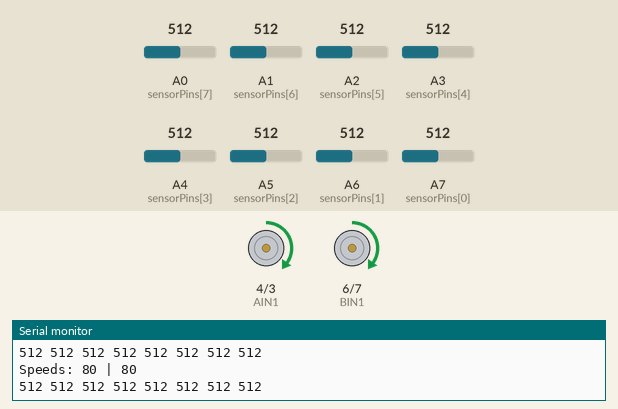
This sketch was run on a simulated Arduino Nano, built with avr-gcc and run on an emulated ATmega328P. Shown: motor-driver pin pairs drawn as motors (green arrow = first pin HIGH = forward, orange = second pin HIGH = backward, longer = more drive, scaled by the enable pin), the last lines printed to the serial monitor. Inputs (shaded band) come from the test bench; at power-on: A3 (sensorPins[4]) = 512, A0 (sensorPins[7]) = 512, A7 (sensorPins[0]) = 512, A1 (sensorPins[6]) = 512, A2 (sensorPins[5]) = 512, A4 (sensorPins[3]) = 512, A5 (sensorPins[2]) = 512, A6 (sensorPins[1]) = 512.

Above: at 4.2 s.
4.3 s: A3 (sensorPins[4]) set to 918
7.3 s: A3 (sensorPins[4]) set to 953
At 8.7 s:
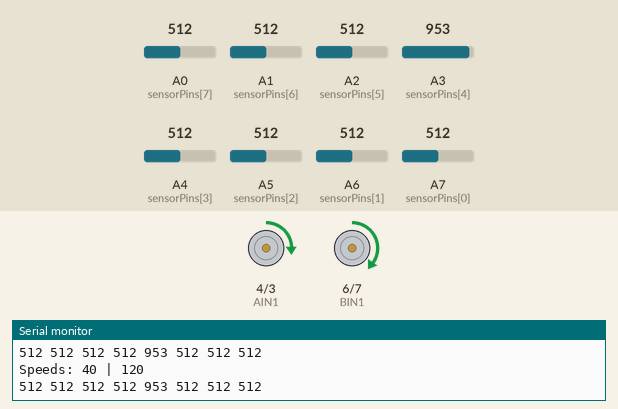
9.6 s: A0 (sensorPins[7]) set to 898
11.1 s: A0 (sensorPins[7]) set to 928
At 12.7 s:
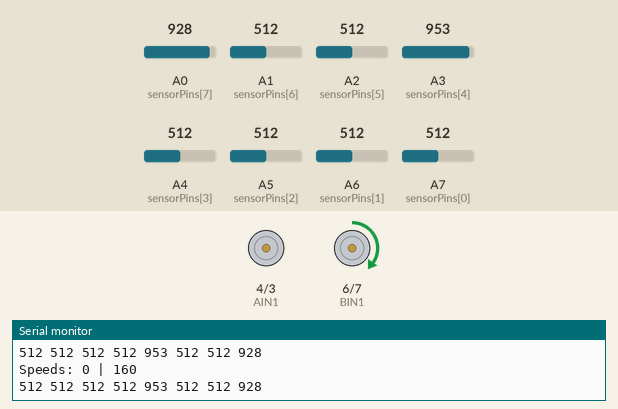
13.0 s: A7 (sensorPins[0]) set to 959
14.5 s: A7 (sensorPins[0]) set to 984
At 15.0 s:
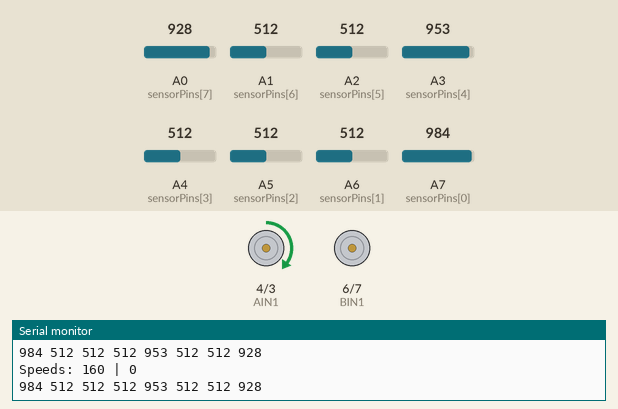
Timing chart, 0 to 17.5 s (numbered marks = the images above; inputs shaded):
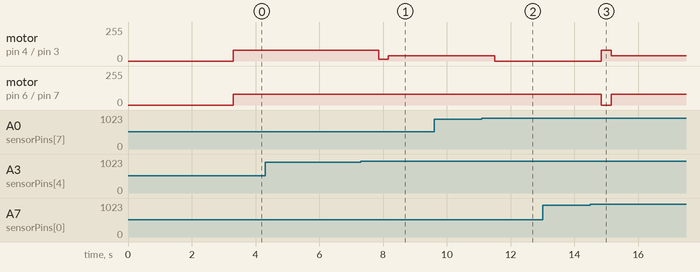

The sketch:

pid_exploration_new.ino
```cpp
#include <Arduino.h>

// Motor pins
#define AIN1 4
#define AIN2 3
#define BIN1 6
#define BIN2 7
#define PWMA 9
#define PWMB 10

const int numSensors = 8;
int sensorPins[numSensors] = {A7, A6, A5, A4, A3, A2, A1, A0};

bool isBlackLine = 0;
float threshold[numSensors] = {974, 957, 950, 945, 934, 925, 909, 915};
int weight[numSensors] = {-8, -4, -2, -1, 1, 2, 4, 8};

float Kp = 40.0;
float Ki = 0.0;
float Kd = 25.0;

float integral = 0;
float previousError = 0;

void setMotor(int pin1, int pin2, int pwm, int speed)
{
  speed = constrain(speed, -80, 80);
  if (speed > 0)
  {
    digitalWrite(pin1, HIGH);
    digitalWrite(pin2, LOW);
    analogWrite(pwm, speed);
  }
  else if (speed < 0)
  {
    digitalWrite(pin1, LOW);
    digitalWrite(pin2, HIGH);
    analogWrite(pwm, -speed);
  }
  else
  {
    digitalWrite(pin1, LOW);
    digitalWrite(pin2, LOW);
    analogWrite(pwm, 0);
  }
}

void motor1run(int speed) { setMotor(AIN1, AIN2, PWMA, speed); }
void motor2run(int speed) { setMotor(BIN1, BIN2, PWMB, speed); }

void setup()
{
  Serial.begin(9600);
  for (int i = 0; i < numSensors; i++)
    pinMode(sensorPins[i], INPUT);
  pinMode(AIN1, OUTPUT);
  pinMode(AIN2, OUTPUT);
  pinMode(BIN1, OUTPUT);
  pinMode(BIN2, OUTPUT);
  pinMode(PWMA, OUTPUT);
  pinMode(PWMB, OUTPUT);
  delay(3000);
}

bool choice[3];

void loop()
{
  choice[0] = false;
  choice[1] = false;
  choice[2] = false;
  int sensor[numSensors];
  float error = 0.0;
  int activeCount = 0;
  bool found = false;

  // Read all sensors
  for (int i = 0; i < numSensors; i++)
  {
    int val = analogRead(sensorPins[i]);
    sensor[i] = (isBlackLine) ? (val > threshold[i]) : (val <= threshold[i]);
    Serial.print(val);
    Serial.print(" ");
    if (sensor[i])
      activeCount++;
    error += sensor[i] * weight[i];
  }
  Serial.println();

  if (activeCount == 0)
  {
    motor1run(0);
    motor2run(-0); // slow spin search
    delay(20);
    return;
  }

  choice[0] = (sensor[0] || sensor[1] || sensor[2]);
  choice[1] = (sensor[2] || sensor[3] || sensor[4] || sensor[5]);
  choice[2] = (sensor[5] || sensor[6] || sensor[7]);

  if (choice[0] || choice[1])
  {
    delay(300);

    for (int i = 0; i < numSensors; i++)
    {
      int val = analogRead(sensorPins[i]);
      sensor[i] = isBlackLine ? (val > threshold[i]) : (val <= threshold[i]);
    }

    choice[1] = (sensor[2] || sensor[3] || sensor[4] || sensor[5]);
  }

  // for (int i = 0; i < numSensors; i++)
  // {
  //   Serial.print(sensor[i]);
  //   Serial.print(' ');
  // }

  // Serial.print('|');

  // for (int i = 0; i < 3; i++)
  // {
  //   Serial.print(choice[i]);
  //   Serial.print(' ');
  // }
  // Serial.println();

  if (choice[0] && false)
  {
    unsigned long start = millis();
    while (millis() - start < 800)
    { // 800 ms timeout
      motor1run(-80);
      motor2run(80);

      int midLeft = analogRead(sensorPins[3]);
      int midRight = analogRead(sensorPins[4]);

      bool onLine =
          isBlackLine ? (midLeft > threshold[3] || midRight > threshold[4]) : (midLeft <= threshold[3] || midRight <= threshold[4]);

      if (onLine)
        break;
    }

    // fallback
    motor1run(60);

    motor2run(60);
    // delay(40);
  }

  else if (choice[2] && false)
  {
    unsigned long start = millis();
    while (millis() - start < 800)
    { // 800 ms timeout
      motor1run(80);
      motor2run(-80);

      int midLeft = analogRead(sensorPins[3]);
      int midRight = analogRead(sensorPins[4]);

      bool onLine =
          isBlackLine ? (midLeft > threshold[3] || midRight > threshold[4]) : (midLeft <= threshold[3] || midRight <= threshold[4]);

      if (onLine)
        break;
    }

    // fallback
    motor1run(60);
    motor2run(60);
    // delay(40);
  }

  integral += error;
  integral = constrain(integral, -50, 50);
  float derivative = error - previousError;
  previousError = error;

  float correction = (Kp * error) + (Ki * integral) + (Kd * derivative);
  correction = constrain(correction, -80, 80);

  int baseSpeed = 80;
  int leftSpeed = constrain(baseSpeed + correction, 0, 255);
  int rightSpeed = constrain(baseSpeed - correction, 0, 255);

  motor1run(leftSpeed);
  motor2run(rightSpeed);
  Serial.print("Speeds: ");
  Serial.print(leftSpeed);
  Serial.print(" | ");
  Serial.print(rightSpeed);
  Serial.println();
}
```

Measured:
- the behaviour switches between 934 and 935 on A3 (sensorPins[4]) (found by bisection; images 0 and 1)
- the behaviour switches between 915 and 916 on A0 (sensorPins[7]) (found by bisection; images 1 and 2)
- the behaviour switches between 974 and 975 on A7 (sensorPins[0]) (found by bisection; images 2 and 3)
- after the input at 7.3 s, motor on pin 4 (AIN1) / pin 3 (AIN2): forward 80/255 → forward 15/255 after 0.56 s, → forward 40/255 0.30 s later
- after the input at 11.1 s, motor on pin 4 (AIN1) / pin 3 (AIN2): forward 40/255 → stopped after 0.41 s
- after the input at 14.5 s, motor on pin 4 (AIN1) / pin 3 (AIN2): stopped → forward 80/255 after 0.35 s, → forward 40/255 0.30 s later; motor on pin 6 (BIN1) / pin 7 (BIN2): forward 80/255 → stopped after 0.35 s, → forward 80/255 0.30 s later
